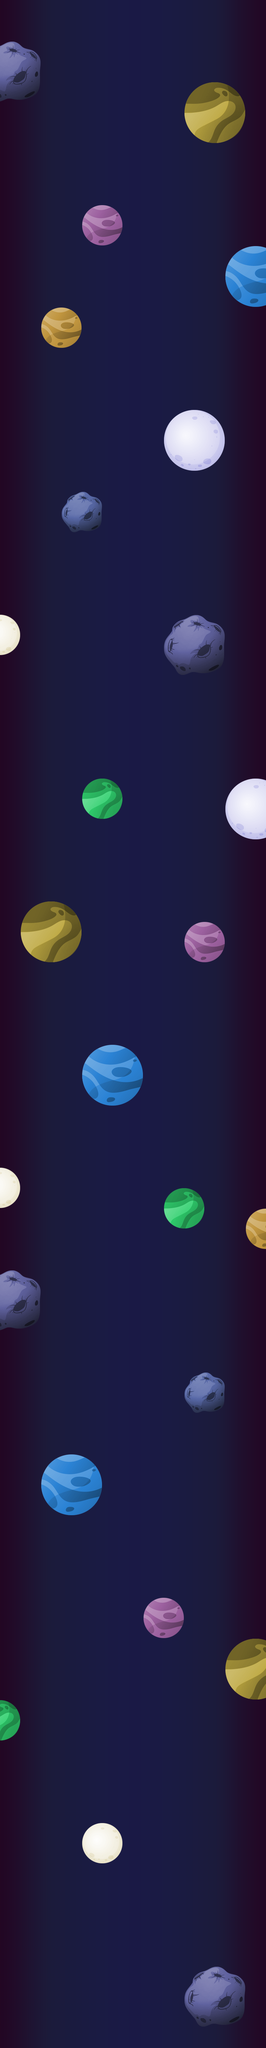

Tiled map render using the project's own tile images. Description and the map definition, with tile-layer contents summarised, below:
An orthogonal 13x100 tile map with 64x64 px tiles, 2 tile layers (bg_layer, space_layer) and 2 objects (startPoint, endPoint).

<map version="1.2" tiledversion="1.2.4" orientation="orthogonal" renderorder="right-up" width="13" height="100" tilewidth="64" tileheight="64" infinite="0" nextlayerid="26" nextobjectid="10">
 <tileset firstgid="1" name="tiled_lvl_02" tilewidth="64" tileheight="64" tilecount="130" columns="13">
  <image source="tiled_lvl_02.png" width="832" height="640" />
 </tileset>
 <layer id="23" name="bg_layer" width="13" height="100">
  <data>[1300 cells, 1300 non-empty, 13 distinct tile ids]</data>
 </layer>
 <layer id="24" name="space_layer" width="13" height="100">
  <data>[1300 cells, 137 non-empty, 56 distinct tile ids]</data>
 </layer>
 <objectgroup id="25" name="ObjectLayer">
  <object id="6" name="startPoint" x="280" y="6184" width="248" height="176" />
  <object id="8" name="endPoint" x="0" y="0" width="828" height="320" />
 </objectgroup>
</map>
